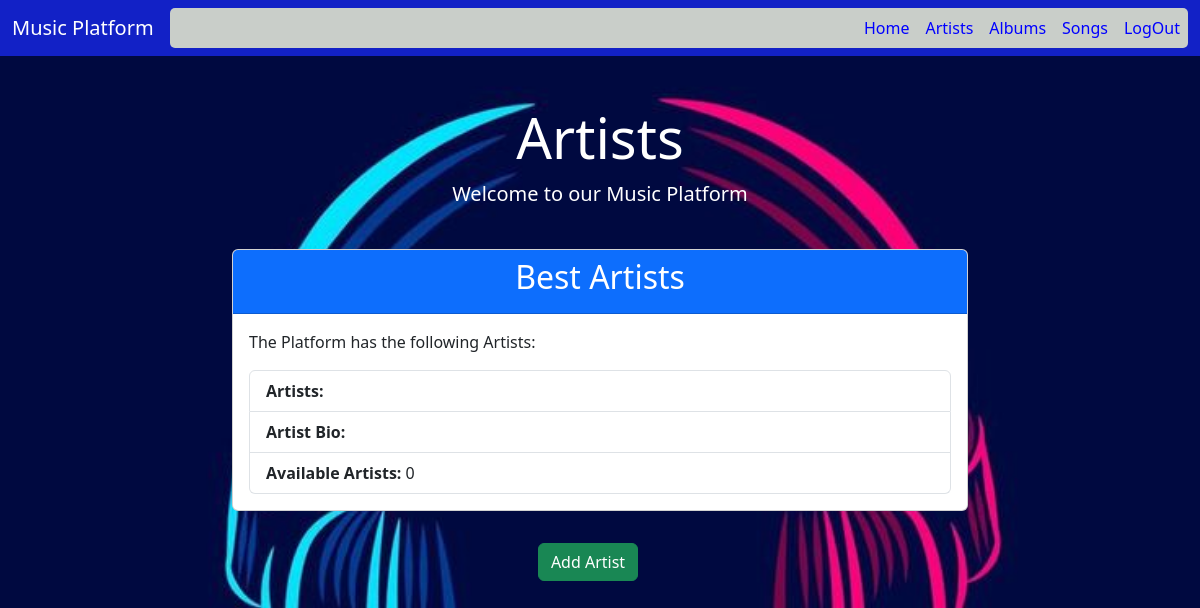
Before: /mysport/artist/ with the older database file.
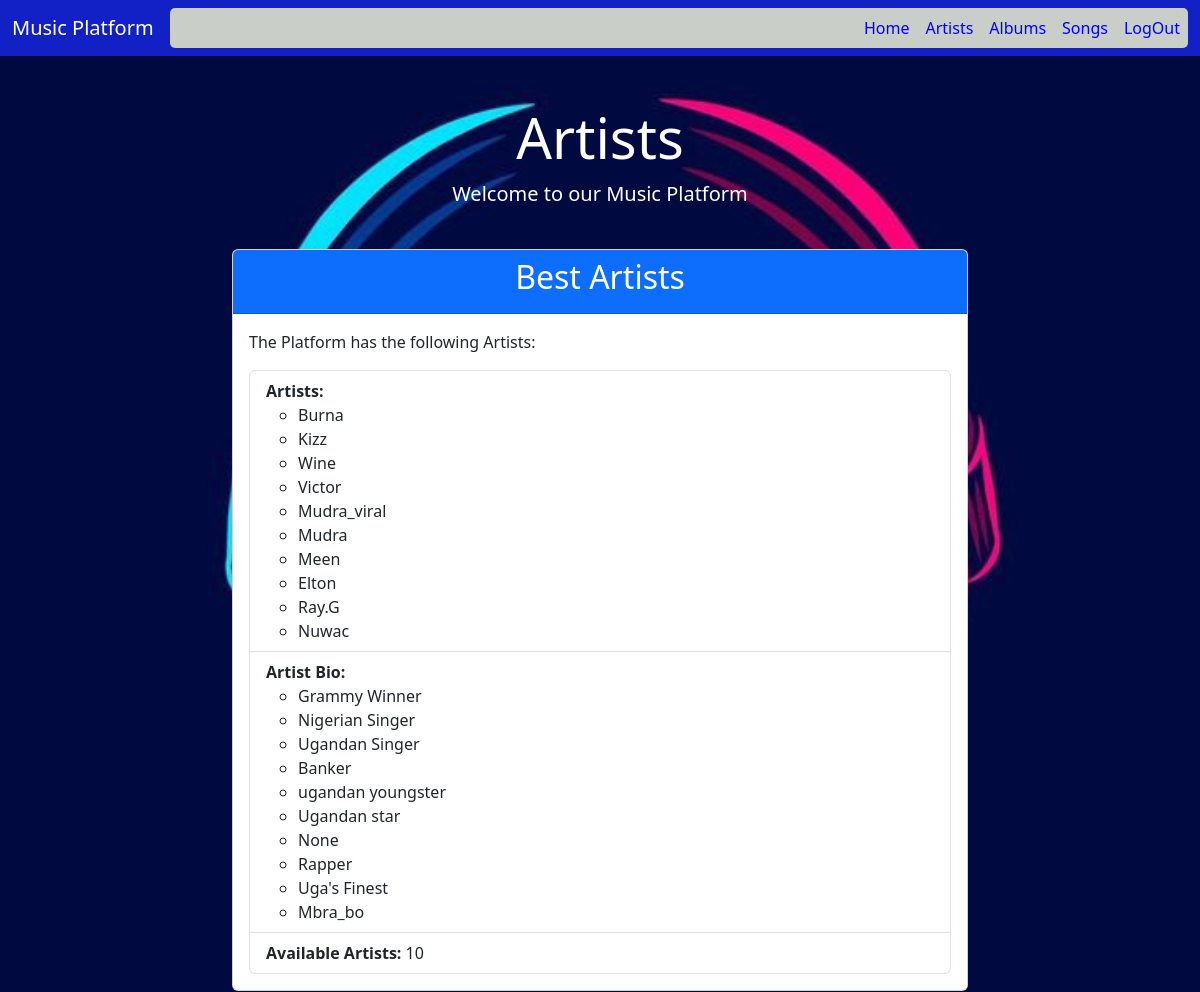
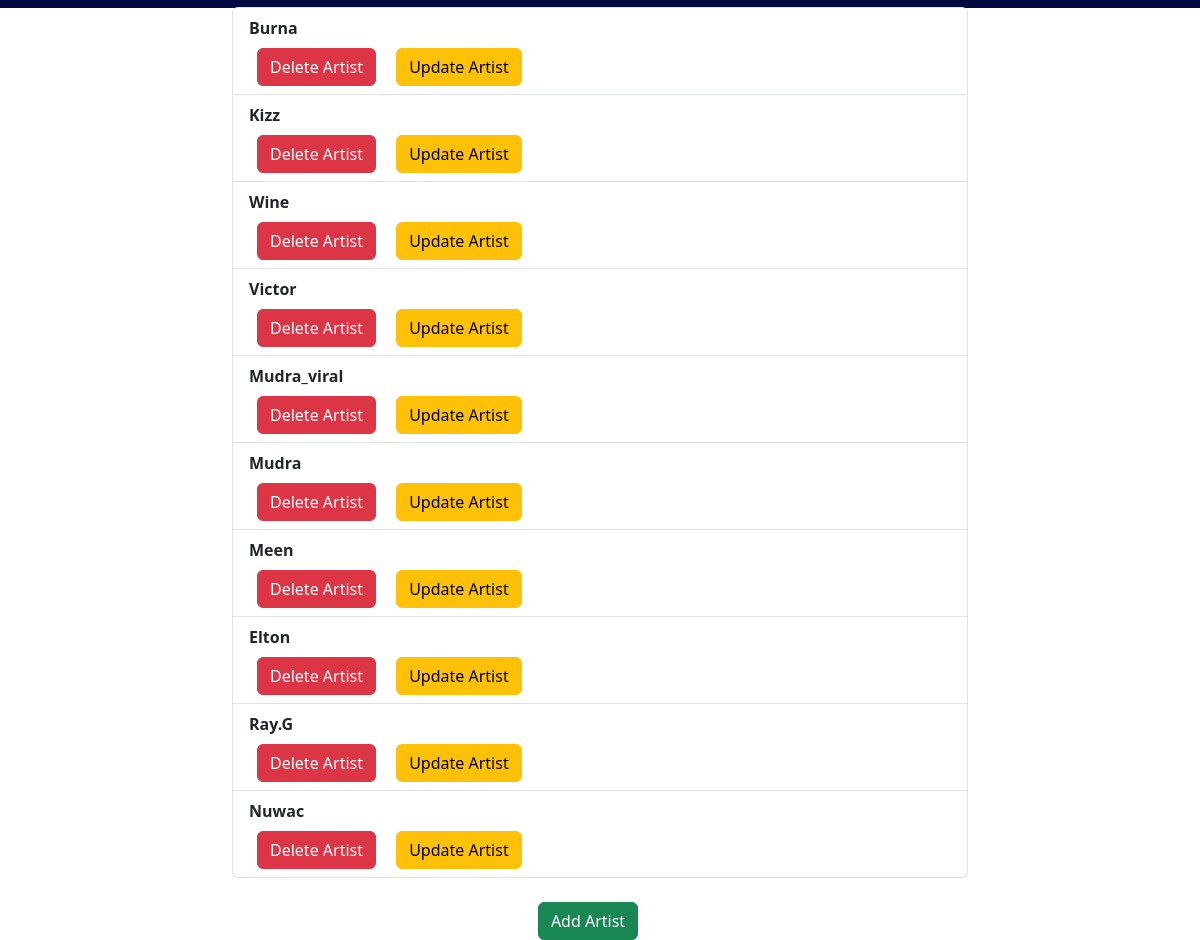
After: the same page with the newer database file (2 pictures, top to bottom).
### mysport/models.py (models this page shows, shortened)
class Artist(models.Model):
    Name = models.CharField(max_length=100)
    bio = models.TextField(blank=True, null=True)
    date_of_birth = models.DateField(null=True, blank=True)

### mysport/views.py (the view)
# urls.py: path('artist/', views.index, name='index'),
def index(request):
    artists = Artist.objects.all().values()
    num_artists = Artist.objects.all().count()
    context = {
        'artists': artists,
        'num_artists': num_artists,
    }
    return render(request, 'mysport/artist.html', context)

### mysport/templates/mysport/artist.html (shortened to what this page needs)
<!DOCTYPE html>
{% load static %}
<html lang="en">
<head>
    <link rel="stylesheet" href="https://cdn.jsdelivr.net/npm/bootstrap@5.3.0/dist/css/bootstrap.min.css">
    <link rel="stylesheet" href="{% static 'mysport/style.css' %}">
</head>
<body style="background-image: url('{% static 'images/vic.jpeg' %}'); background-size: cover; background-position: center; height: 100vh;">
    <nav class="navbar navbar-expand-lg " style="background-color: rgb(18, 33, 198);">
        <div class="container-fluid">
            <a class="navbar-brand" href="{% url 'home' %}" style="color: white;">Music Platform</a>
            <div class="collapse navbar-collapse" id="navbarNav">
                {% block sidebar %}
                <ul class="navbar-nav ms-auto">
                    <li class="nav-item">
                        <a class="nav-link active" href="{% url "home" %}" style="color: blue;">Home</a>
                    </li>
                    <li class="nav-item">
                        <a class="nav-link" href="{% url "index" %}" style="color: blue;">Artists</a>
                    </li>
                    <li class="nav-item">
                        <a class="nav-link" href="{% url 'album' %}" style="color: blue;">Albums</a>
                    </li>
                    <li class="nav-item">
                        <a class="nav-link" href="{% url 'music' %}" style="color: blue;">Songs</a>
                    </li>
                    <li class="nav-item">
                        <a class="nav-link active" href="{% url 'log' %}" style="color: blue;">LogOut</a>
                    </li>
                </ul>
                {% endblock sidebar %}
            </div>
        </div>
    </nav>
    <div class="container mt-5">
        <div class="row">
            <div class="col-md-12 text-center">
                <h1 class="display-4" style="color: white;">Artists</h1>
                <p class="lead" style="color: white;">Welcome to our Music Platform</p>
            </div>
        </div>
        <div class="row mt-4">
            <div class="col-md-8 offset-md-2">
                <div class="card">
                    <div class="card-header bg-primary text-white">
                        <h2 style="text-align: center;">Best Artists</h2>
                    </div>
                    <div class="card-body">
                        <p>The Platform has the following Artists:</p>
                        <ul class="list-group">
                            <li class="list-group-item">
                                <strong>Artists:</strong>
                                <ul>
                                    {% for x in artists %}
                                    <li>{{x.Name}}</li>
                                    {% endfor %}
                                </ul>
                            </li>
                            <li class="list-group-item">
                                <strong>Artist Bio:</strong>
                                <ul>
                                    {% for x in artists %}
                                    <li>{{x.bio}}</li>
                                    {% endfor %}
                                </ul>
                            </li>
                            <li class="list-group-item">
                                <strong>Available Artists:</strong> {{ num_artists }}
                            </li>
                        </ul>
                    </div>
                </div>
            </div>
        </div>
        <div class="row mt-2">
            <div class="col-md-8 offset-md-2">
                <div class="card-body">
                    <ul class="list-group">
                        {% for x in artists %}
                        <li class="list-group-item">
                            <strong>{{ x.Name }}</strong>
                            <div class="mt-2">
                                <a href="{% url 'delete_object' 'artist' x.id %}" class="btn btn-danger mx-2">Delete Artist</a>
                                <a href="{% url 'update_artist' x.id %}" class="btn btn-warning mx-2">Update Artist</a>
                            </div>
                        </li>
                        {% endfor %}
                    </ul>
                </div>
            </div>
            <div class="row mt-4">
                <div class="col-md-12 text-center">
                    <a href="{% url 'add' %}" class="btn btn-success mx-2">Add Artist</a>
                </div>
            </div>
        </div>
</body>
</html>

### mysport/static/mysport/style.css (style rules this page uses)
body { background-image: url(../images/vic.jpeg); background-size: cover; background-position: center; background-repeat: no-repeat; height: 100vh; }
#navbarNav { background-color: rgb(201, 206, 201); border-radius: 5px; }
.navbar { background-color: rgb(18, 33, 198); }

Changed rows visible on the page:
added Artist: Name "Burna", bio "Grammy Winner"
added Artist: Name "Kizz", bio "Nigerian Singer"
added Artist: Name "Wine", bio "Ugandan Singer"
added Artist: Name "Victor", bio "Banker"
added Artist: Name "Mudra_viral", bio "ugandan youngster"
added Artist: Name "Mudra", bio "Ugandan star"
added Artist: Name "Meen", bio "None"
added Artist: Name "Elton", bio "Rapper"
added Artist: Name "Ray.G", bio "Uga's Finest"
added Artist: Name "Nuwac", bio "Mbra_bo"
Other visible differences:
{{ num_artists }}: "0" → "10"
